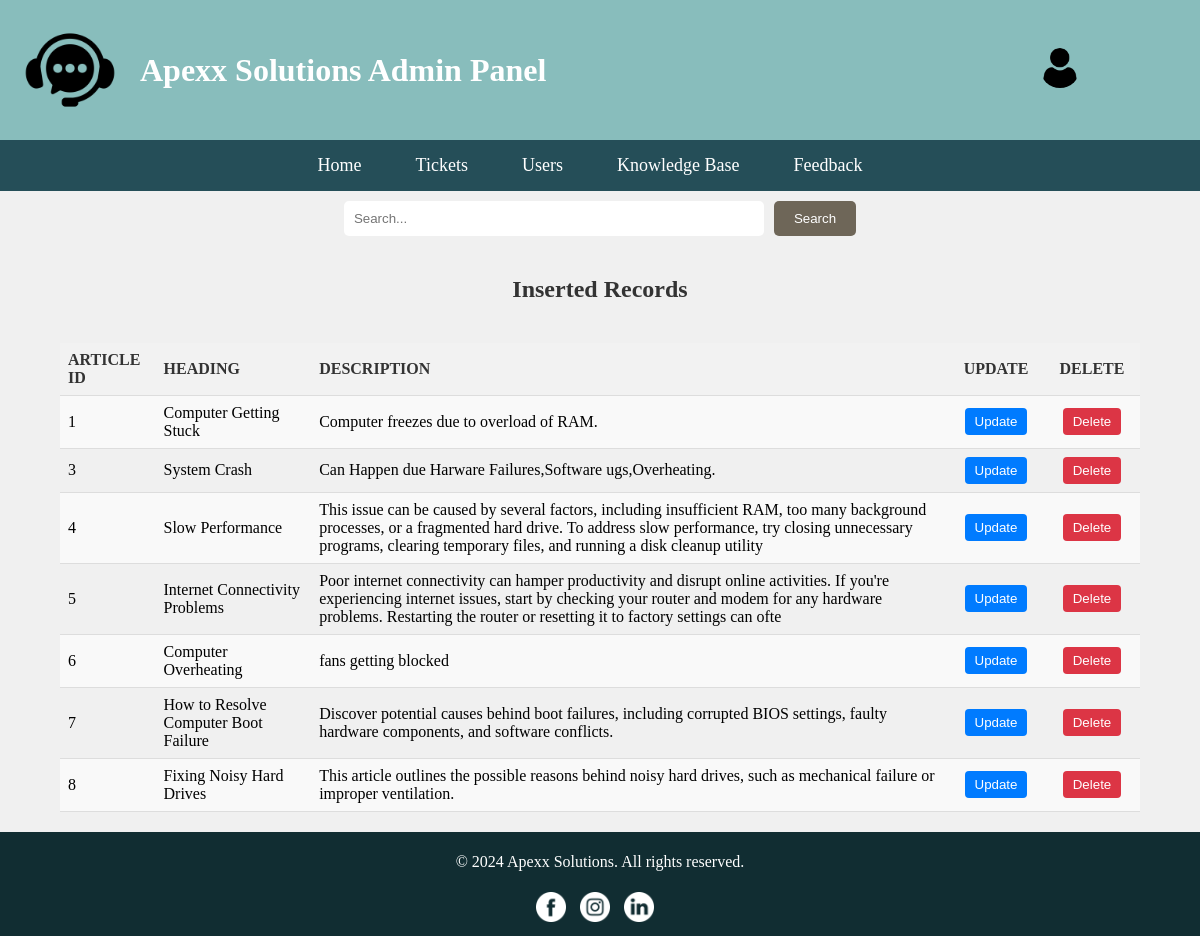
/php/view_articles.php (signed in), run on the app's committed database.
### tables this page shows
CREATE TABLE `articles` (
  `articleID` int(10) NOT NULL,
  `heading` varchar(50) NOT NULL,
  `description` varchar(255) NOT NULL
);

### php/view_articles.php (the view, shortened to what this page needs)
<?php
$servername = "localhost";
$username = "root";
$password = "";
$dbname = "web_test";
$conn = new mysqli($servername, $username, $password, $dbname);
$sql = "SELECT * FROM articles";
$result = $conn->query($sql);
?>
<!DOCTYPE html>
<html lang="en">
<head>
    <link href="../css/header+footer.css" rel="stylesheet" type="text/css">
    <link href="../css/search-bar.css" rel="stylesheet" type="text/css">
</head>
<body>
    <header>
      <div class="logo-container">
        <img src="../resources/logo.png" alt="Company Logo" />
        <div class="title-container">
          <h1>Apexx Solutions Admin Panel</h1>
        </div>
      </div>
<div class="profile-icon-container">
    <img src="../resources/user.png" alt="Profile Icon" />
</div>
    </header>
    <nav>
      <a href="../html/admin_home.html">Home</a>
      <div class="dropdown">
        <a href="../php/view_ticket.php">Tickets</a>
      </div>
      <div class="dropdown">
        <a href="../php/view_user.php">Users</a>
      </div>
      <a href="../html/article.html">Knowledge Base</a>
     <a href="../php/view_feedback.php">Feedback</a>
    </nav>
    <div class="search-bar">
      <input type="text" id="myInput" placeholder="Search..." />
      <button type="submit">Search</button>
    </div>
<h2>Inserted Records</h2>
<?php
if ($result->num_rows > 0) {
    echo "<table id='myTable'>";
    echo "<tr><th>Article ID</th><th>Heading</th><th>Description</th><th class='action-column'>Update</th><th class='action-column'>Delete</th></tr>";
    while($row = $result->fetch_assoc()) {
        echo "<tr>";
        echo "<td>".$row["articleID"]."</td>";
        echo "<td>".$row["heading"]."</td>";
        echo "<td>".$row["description"]."</td>";
        echo "<td class='action-column'><form action='../php/update_article.php' method='GET'><input type='hidden' name='id' value='".$row["articleID"]."'><button type='submit' class='action-button update-button'>Update</button></form></td>";
        echo "<td class='action-column'><form action='../php/delete_article.php' method='GET' onsubmit='return confirmDelete()'><input type='hidden' name='id' value='".$row["articleID"]."'><button type='submit' class='action-button delete-button'>Delete</button></form></td>";
        echo "</tr>";
    }
    echo "</table>";
} else {
    echo "0 results";
}
?>
<footer>
      <p>© 2024 Apexx Solutions. All rights reserved.</p>
      <div class="social-media-icons">
        <div class="icon-container">
          <a href="https://www.facebook.com/yourpage"
            ><img src="../resources/facebook.png" alt="Facebook"
          /></a>
          <a href="https://www.instagram.com/yourpage"
            ><img src="../resources/instagram.png" alt="Instagram"
          /></a>
          <a href="https://www.linkedin.com/yourpage"
            ><img src="../resources/linkedin.png" alt="LinkedIn"
          /></a>
        </div>
      </div>
    </footer>
</body>
</html>

### css/header+footer.css (style rules this page uses)
body { display: flex; flex-direction: column; min-height: 100vh; margin: 0; padding: 0; font-family: Robo; background-color: #f0f0f0; }
header { background-color: #88bdbc; color: #ffffff; padding: 20px; display: flex; justify-content: space-between; align-items: center; }
.logo-container { display: flex; align-items: center; }
.logo-container img { max-width: 100px; height: auto; margin-right: 20px; }
.title-container h1 { margin: 0; }
.profile-icon-container img { max-width: 40px; height: auto; }
nav { background-color: #254e58; padding: 15px 0; text-align: center; }
nav a { color: #ffffff; text-decoration: none; margin-right: 20px; font-size: 18px; transition: color 0.2s ease, text-decoration 0.2s ease; transition-delay: 0.1s; padding: 15px; }
.dropdown { position: relative; display: inline-block; }
footer { margin-top: auto; background-color: #112d32; color: #ffffff; text-align: center; padding: 5px; }
.social-media-icons { display: flex; justify-content: center; padding: 5px; }
.social-media-icons a img { filter: invert(1); max-width: 30px; margin-right: 10px; transition: transform 0.3s ease; }
.profile-icon-container { position: relative; margin-right: 100px; display: inline-block; }
.profile-icon-container img { width: 40px; height: 40px; border-radius: 50%; cursor: pointer; }

### css/search-bar.css (style rules this page uses)
.search-bar { padding: 10px; display: flex; justify-content: center; align-items: center; }
.search-bar input[type="text"] { width: 400px; padding: 10px; border-radius: 5px; border: none; outline: none; }
.search-bar button { background-color: #6e6658; color: #ffffff; border: none; padding: 10px 20px; border-radius: 5px; margin-left: 10px; cursor: pointer; }

### php/view_articles.php (style rules this page uses)
table { width: 90%; border-collapse: collapse; margin: 20px auto; }
th, td { padding: 8px; text-align: left; border-bottom: 1px solid #ddd; }
th { background-color: #f2f2f2; font-weight: bold; color: #333; text-transform: uppercase; }
tr:nth-child(even) { background-color: #f9f9f9; }
h2 { margin-top: 30px; color: #333; text-align: center; }
.action-column { width: 80px; text-align: center; }
.action-button { padding: 6px 10px; border: none; background-color: #007bff; color: #fff; cursor: pointer; border-radius: 4px; text-decoration: none; transition: background-color 0.3s; }
.delete-button { background-color: #dc3545; color: #fff; }
.update-button { background-color: #007bff; color: #fff; }

### data on the page
articles: articleID "1", heading "Computer Getting Stuck", description "Computer freezes due to overload of RAM."
articles: articleID "3", heading "System Crash", description "Can Happen due Harware Failures,Software ugs,Overheating."
articles: articleID "4", heading "Slow Performance", description "This issue can be caused by several factors, including insufficient RAM, too many background processes, or a fragmented hard drive. To address slow performance, try closing unnecessary programs, clearing temporary files, and running a disk cleanup utility"
articles: articleID "5", heading "Internet Connectivity Problems", description "Poor internet connectivity can hamper productivity and disrupt online activities. If you're experiencing internet issues, start by checking your router and modem for any hardware problems. Restarting the router or resetting it to factory settings can ofte"
articles: articleID "6", heading "Computer Overheating", description "fans getting blocked"
articles: articleID "7", heading "How to Resolve Computer Boot Failure", description "Discover potential causes behind boot failures, including corrupted BIOS settings, faulty hardware components, and software conflicts."
articles: articleID "8", heading "Fixing Noisy Hard Drives", description "This article outlines the possible reasons behind noisy hard drives, such as mechanical failure or improper ventilation."
